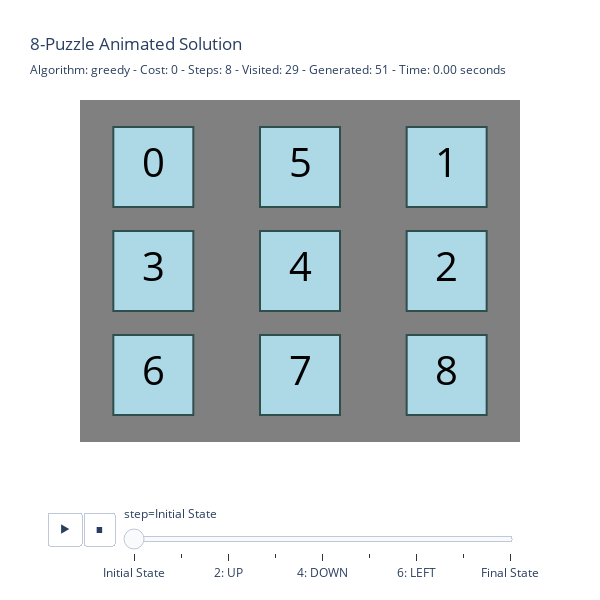

The notebook cell this image was saved under:
### Code cell
animate_min_cost(exp3_results, tile_size=100)

### Figure 1 — Plotly figure (JSON) as saved in the notebook; plotly's stock layout.template omitted (floating-point values rounded to 4 significant figures)
{"data": [{"hovertemplate": "step=Initial State<br>Column=%{x}<br>Row=%{y}<br>Value=%{text}<extra></extra>", "legendgroup": "", "marker": {"color": "lightblue", "line": {"color": "DarkSlateGrey", "width": 2}, "size": 80, "sizemode": "diameter", "symbol": "square"}, "mode": "markers+text", "name": "", "orientation": "v", "showlegend": false, "text": [0.0, 5.0, 1.0, 3.0, 4.0, 2.0, 6.0, 7.0, 8.0], "textfont": {"color": "black", "size": 40}, "textposition": "middle center", "type": "scatter", "x": [0, 1, 2, 0, 1, 2, 0, 1, 2], "xaxis": "x", "y": [0, 0, 0, 1, 1, 1, 2, 2, 2], "yaxis": "y"}], "layout": {"height": 600, "legend": {"tracegroupgap": 0}, "plot_bgcolor": "gray", "sliders": [{"active": 0, "currentvalue": {"prefix": "step="}, "len": 0.9, "pad": {"b": 10, "t": 60}, "steps": [{"args": [["Initial State"], {"frame": {"duration": 0, "redraw": false}, "fromcurrent": true, "mode": "immediate", "transition": {"duration": 0, "easing": "linear"}}], "label": "Initial State", "method": "animate"}, {"args": [["1: RIGHT"], {"frame": {"duration": 0, "redraw": false}, "fromcurrent": true, "mode": "immediate", "transition": {"duration": 0, "easing": "linear"}}], "label": "1: RIGHT", "method": "animate"}, {"args": [["2: UP"], {"frame": {"duration": 0, "redraw": false}, "fromcurrent": true, "mode": "immediate", "transition": {"duration": 0, "easing": "linear"}}], "label": "2: UP", "method": "animate"}, {"args": [["3: RIGHT"], {"frame": {"duration": 0, "redraw": false}, "fromcurrent": true, "mode": "immediate", "transition": {"duration": 0, "easing": "linear"}}], "label": "3: RIGHT", "method": "animate"}, {"args": [["4: DOWN"], {"frame": {"duration": 0, "redraw": false}, "fromcurrent": true, "mode": "immediate", "transition": {"duration": 0, "easing": "linear"}}], "label": "4: DOWN", "method": "animate"}, {"args": [["5: LEFT"], {"frame": {"duration": 0, "redraw": false}, "fromcurrent": true, "mode": "immediate", "transition": {"duration": 0, "easing": "linear"}}], "label": "5: LEFT", "method": "animate"}, {"args": [["6: LEFT"], {"frame": {"duration": 0, "redraw": false}, "fromcurrent": true, "mode": "immediate", "transition": {"duration": 0, "easing": "linear"}}], "label": "6: LEFT", "method": "animate"}, {"args": [["7: UP"], {"frame": {"duration": 0, "redraw": false}, "fromcurrent": true, "mode": "immediate", "transition": {"duration": 0, "easing": "linear"}}], "label": "7: UP", "method": "animate"}, {"args": [["Final State"], {"frame": {"duration": 0, "redraw": false}, "fromcurrent": true, "mode": "immediate", "transition": {"duration": 0, "easing": "linear"}}], "label": "Final State", "method": "animate"}], "x": 0.1, "xanchor": "left", "y": 0, "yanchor": "top"}], "title": {"subtitle": {"text": "Algorithm: greedy - Cost: 0 - Steps: 8 - Visited: 29 - Generated: 51 - Time: 0.00 seconds"}, "text": "8-Puzzle Animated Solution"}, "updatemenus": [{"buttons": [{"args": [null, {"frame": {"duration": 500, "redraw": false}, "fromcurrent": true, "mode": "immediate", "transition": {"duration": 250, "easing": "linear"}}], "label": "&#9654;", "method": "animate"}, {"args": [[null], {"frame": {"duration": 0, "redraw": false}, "fromcurrent": true, "mode": "immediate", "transition": {"duration": 0, "easing": "linear"}}], "label": "&#9724;", "method": "animate"}], "direction": "left", "pad": {"r": 10, "t": 70}, "showactive": false, "type": "buttons", "x": 0.1, "xanchor": "right", "y": 0, "yanchor": "top"}], "width": 600, "xaxis": {"anchor": "y", "domain": [0, 1], "range": [-0.5, 2.5], "showgrid": false, "showticklabels": false, "title": {}, "zeroline": false}, "yaxis": {"anchor": "x", "autorange": "reversed", "domain": [0, 1], "range": [-0.5, 2.5], "showgrid": false, "showticklabels": false, "title": {}, "zeroline": false}}}
